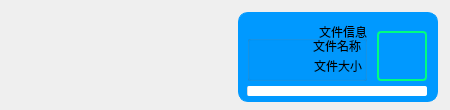
<?xml version="1.0" encoding="UTF-8"?>
<ui version="4.0">
 <class>sendFilebox</class>
 <widget class="QWidget" name="sendFilebox">
  <property name="geometry">
   <rect>
    <x>0</x>
    <y>0</y>
    <width>450</width>
    <height>110</height>
   </rect>
  </property>
  <property name="minimumSize">
   <size>
    <width>450</width>
    <height>110</height>
   </size>
  </property>
  <property name="maximumSize">
   <size>
    <width>450</width>
    <height>110</height>
   </size>
  </property>
  <property name="windowTitle">
   <string>Form</string>
  </property>
  <property name="styleSheet">
   <string notr="true">QLabel#recvmsg_lab{
	padding: 12px; 
	color: rgb(255, 255, 255);
	border-radius: 10px;
	background-color: rgb(0,153,255);
}

QLabel#background_lab{
	background-color: rgb(0,153,255);
	border-radius: 10px;
	border: 1px solid rgb(0,153,255);
}

QWidget#widget:hover{
	border-radius: 10px;
	border: 10px solid rgb(172, 172, 172);
}

QLabel#fileimg_lab{
	border-radius: 4px;
	border: 2px solid rgb(0, 255, 127);
}

QProgressBar#progressBar{
	border-radius: 2px;
}</string>
  </property>
  <layout class="QHBoxLayout" name="horizontalLayout">
   <item>
    <spacer name="horizontalSpacer">
     <property name="orientation">
      <enum>Qt::Horizontal</enum>
     </property>
     <property name="sizeHint" stdset="0">
      <size>
       <width>216</width>
       <height>20</height>
      </size>
     </property>
    </spacer>
   </item>
   <item>
    <widget class="QWidget" name="widget" native="true">
     <property name="minimumSize">
      <size>
       <width>202</width>
       <height>92</height>
      </size>
     </property>
     <property name="maximumSize">
      <size>
       <width>202</width>
       <height>92</height>
      </size>
     </property>
     <widget class="QLabel" name="background_lab">
      <property name="geometry">
       <rect>
        <x>1</x>
        <y>1</y>
        <width>200</width>
        <height>90</height>
       </rect>
      </property>
      <property name="minimumSize">
       <size>
        <width>200</width>
        <height>90</height>
       </size>
      </property>
      <property name="maximumSize">
       <size>
        <width>200</width>
        <height>90</height>
       </size>
      </property>
      <property name="text">
       <string/>
      </property>
     </widget>
     <widget class="QLabel" name="fileimg_lab">
      <property name="geometry">
       <rect>
        <x>140</x>
        <y>20</y>
        <width>50</width>
        <height>50</height>
       </rect>
      </property>
      <property name="minimumSize">
       <size>
        <width>50</width>
        <height>50</height>
       </size>
      </property>
      <property name="maximumSize">
       <size>
        <width>50</width>
        <height>50</height>
       </size>
      </property>
      <property name="text">
       <string/>
      </property>
      <property name="pixmap">
       <pixmap resource="../../image/Image.qrc">:/new/icons/icons/becurrent/file.png</pixmap>
      </property>
      <property name="scaledContents">
       <bool>true</bool>
      </property>
     </widget>
     <widget class="QGroupBox" name="groupBox_2">
      <property name="geometry">
       <rect>
        <x>10</x>
        <y>10</y>
        <width>120</width>
        <height>60</height>
       </rect>
      </property>
      <property name="minimumSize">
       <size>
        <width>120</width>
        <height>60</height>
       </size>
      </property>
      <property name="maximumSize">
       <size>
        <width>120</width>
        <height>60</height>
       </size>
      </property>
      <property name="title">
       <string>文件信息</string>
      </property>
      <property name="alignment">
       <set>Qt::AlignRight|Qt::AlignTrailing|Qt::AlignVCenter</set>
      </property>
      <widget class="QLabel" name="filename_lab">
       <property name="geometry">
        <rect>
         <x>4</x>
         <y>15</y>
         <width>110</width>
         <height>20</height>
        </rect>
       </property>
       <property name="minimumSize">
        <size>
         <width>110</width>
         <height>20</height>
        </size>
       </property>
       <property name="maximumSize">
        <size>
         <width>110</width>
         <height>20</height>
        </size>
       </property>
       <property name="text">
        <string>文件名称</string>
       </property>
       <property name="alignment">
        <set>Qt::AlignRight|Qt::AlignTrailing|Qt::AlignVCenter</set>
       </property>
      </widget>
      <widget class="QLabel" name="filesize_lab">
       <property name="geometry">
        <rect>
         <x>5</x>
         <y>35</y>
         <width>110</width>
         <height>20</height>
        </rect>
       </property>
       <property name="minimumSize">
        <size>
         <width>110</width>
         <height>20</height>
        </size>
       </property>
       <property name="maximumSize">
        <size>
         <width>110</width>
         <height>20</height>
        </size>
       </property>
       <property name="text">
        <string>文件大小</string>
       </property>
       <property name="alignment">
        <set>Qt::AlignRight|Qt::AlignTrailing|Qt::AlignVCenter</set>
       </property>
      </widget>
     </widget>
     <widget class="QProgressBar" name="progressBar">
      <property name="geometry">
       <rect>
        <x>10</x>
        <y>75</y>
        <width>180</width>
        <height>10</height>
       </rect>
      </property>
      <property name="minimumSize">
       <size>
        <width>180</width>
        <height>10</height>
       </size>
      </property>
      <property name="maximumSize">
       <size>
        <width>180</width>
        <height>10</height>
       </size>
      </property>
      <property name="value">
       <number>0</number>
      </property>
      <property name="textVisible">
       <bool>false</bool>
      </property>
     </widget>
    </widget>
   </item>
  </layout>
 </widget>
 <resources>
  <include location="../../image/Image.qrc"/>
 </resources>
 <connections/>
</ui>
